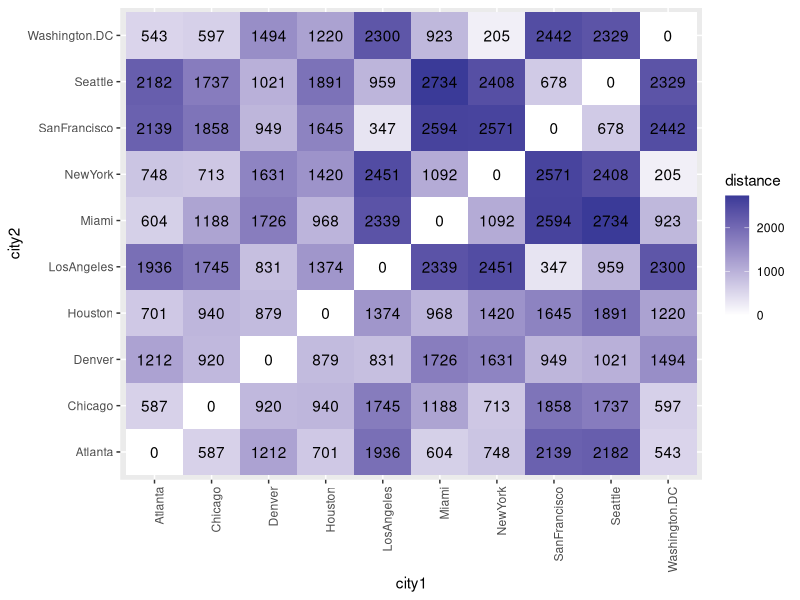
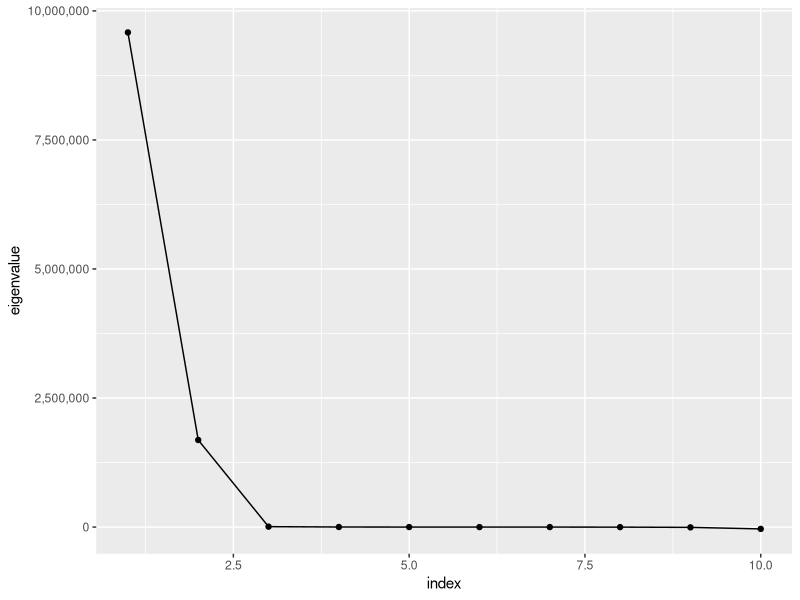
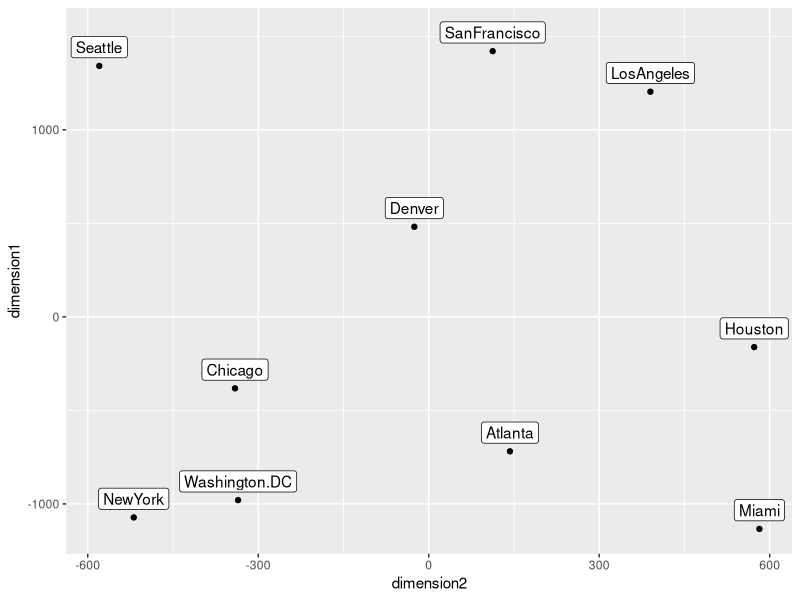
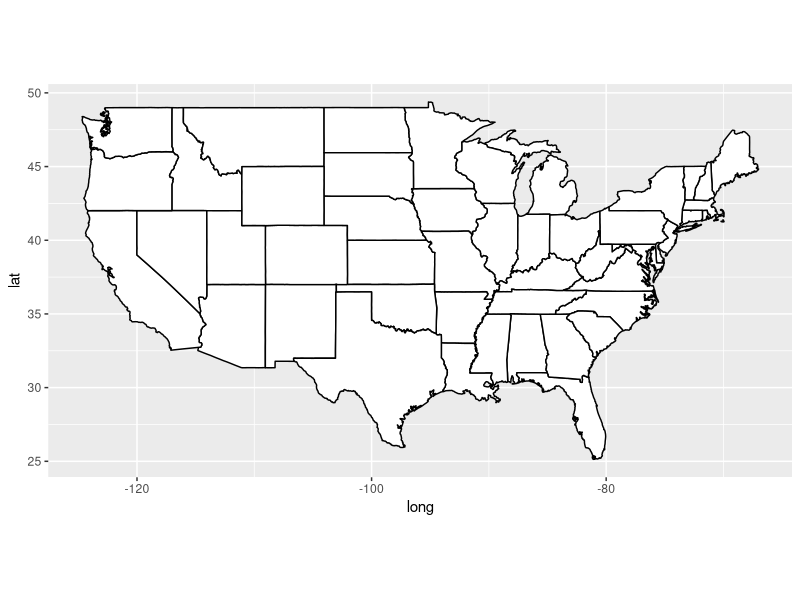
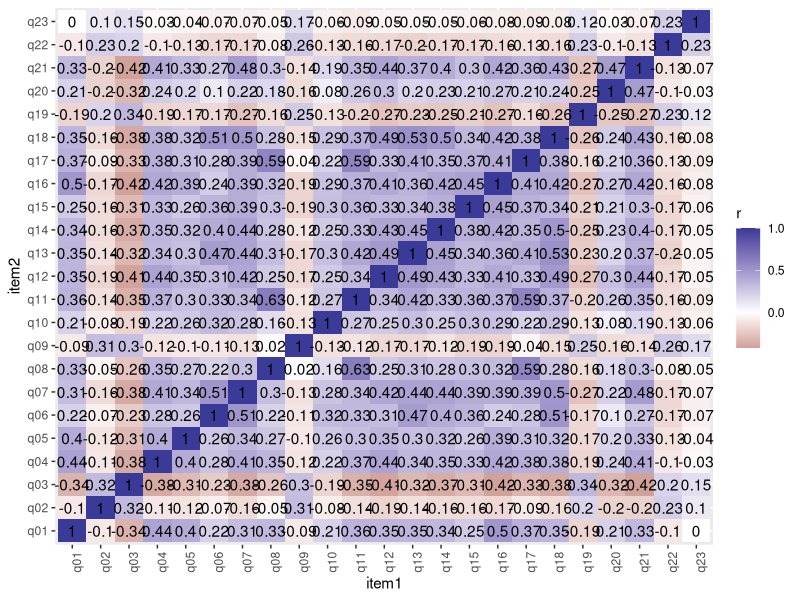
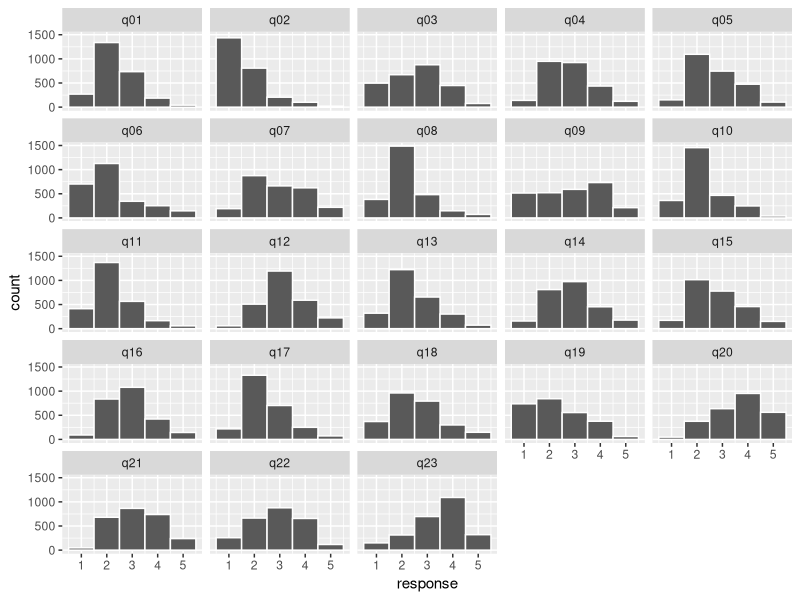
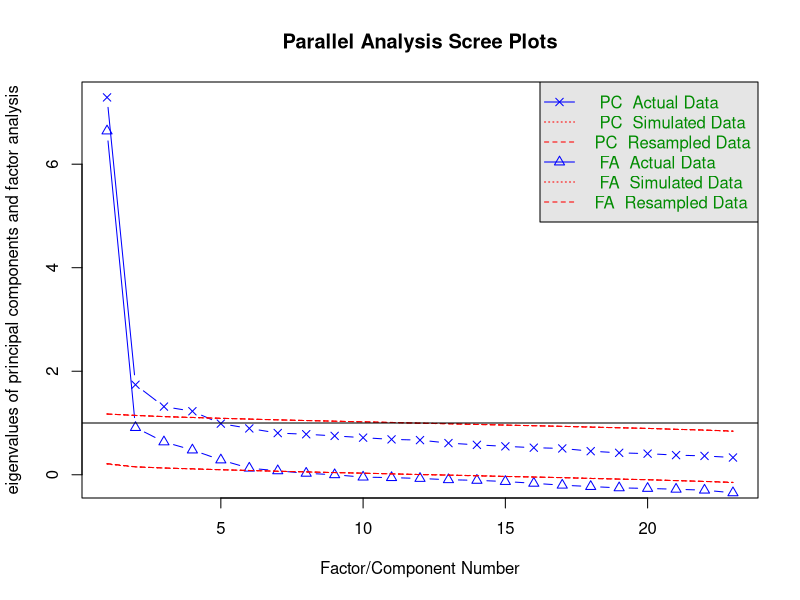
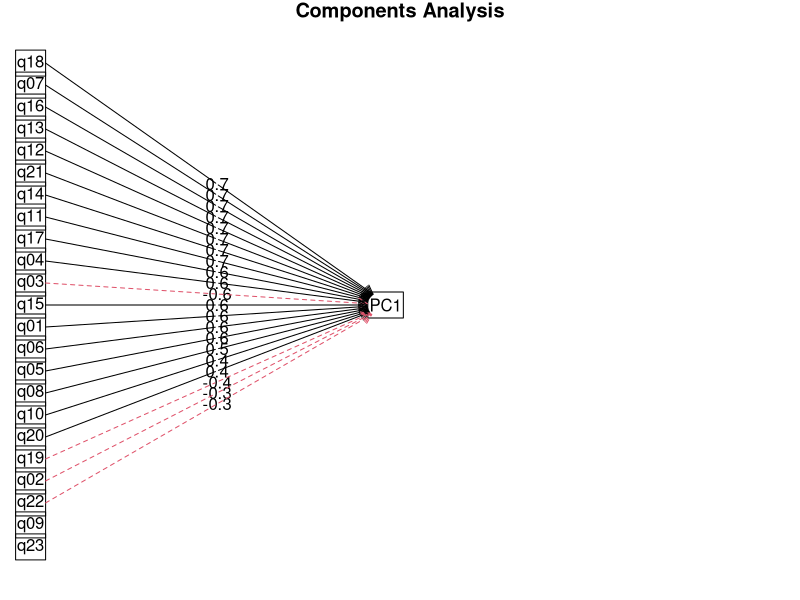

Write the R code that produced these figures, in order.
## ---- chunk 1

# install.packages("tidyverse")
# install.packages("knitr")
# install.packages("haven")
# install.packages("maps")
# install.packages("psych")

library(tidyverse)
library(knitr)
library(haven)
library(maps)
library(psych)

## ---- chunk 2

UScitiesD %>% 
  as.matrix() %>% 
  kable()

## ---- chunk 3

UScitiesD %>% 
  as.matrix() %>% 
  as.data.frame() %>% 
  mutate(city1 = rownames(.)) %>% 
  gather(key = city2, value = distance, -city1) %>% 
  ggplot(mapping = aes(x = city1, y = city2, fill = distance, label = distance)) +
  geom_tile() +
  geom_text() +
  scale_fill_gradient2() +
  theme(axis.text.x = element_text(angle = 90, hjust = 1))

## ---- chunk 4

# give it distance values and number of dimensions
# also ask for the function to output eigenvalues
cmdscale.fit1 <- cmdscale(UScitiesD, k = 2, eig = TRUE)

## ---- chunk 5

tibble(index = 1:length(cmdscale.fit1$eig),
       eigenvalue = cmdscale.fit1$eig) %>% 
  ggplot(mapping = aes(x = index, y = eigenvalue)) +
  geom_line() +
  geom_point() +
  scale_y_continuous(labels = scales::comma)

## ---- chunk 6

cmdscale.data <- tibble(city = rownames(cmdscale.fit1$points),
                        dimension1 = cmdscale.fit1$points[, 1],
                        dimension2 = cmdscale.fit1$points[, 2])

## ---- chunk 7

cmdscale.data %>% 
  ggplot(mapping = aes(x = dimension2, y = dimension1, label = city)) +
  geom_point() +
  geom_label(nudge_y = 100)

## ---- chunk 8

map_data("state") %>% 
  ggplot(mapping = aes(x = long, y = lat, group = group)) +
  geom_polygon(fill = "white", colour = "black") +
  coord_quickmap()

## ---- chunk 9

saq <- read_spss(file = "data/SAQ.sav")

## ---- chunk 10

saq %>% 
  cor(use = "pairwise.complete.obs") %>% 
  round(2) %>% 
  as.data.frame() %>% 
  rownames_to_column() %>%
  rename(item1 = rowname) %>% 
  gather(key = item2, value = r, -item1) %>% 
  ggplot(mapping = aes(x = item1, y = item2, fill = r, label = r)) +
  geom_tile() +
  geom_text() +
  scale_fill_gradient2() +
  theme(axis.text.x = element_text(angle = 90, hjust = 1))

## ---- chunk 11

saq %>% 
  gather(key = variable, value = response) %>% 
  ggplot(mapping = aes(x = response)) +
  geom_histogram(binwidth = 1, color = "white") +
  facet_wrap(facets = ~ variable)

## ---- chunk 12

fa.parallel(saq, fm = "minres", fa = "both")

## ---- chunk 13

principal(saq, rotate = "none") %>% 
  print(sort = TRUE)

fa(saq, rotate = "none", fm = "pa") %>% 
  print(sort = TRUE)

# plot
principal(saq, rotate = "none") %>% 
  fa.diagram(sort = TRUE)

## ---- chunk 14

principal(saq, nfactors = 4, rotate = "varimax") %>% 
  print(sort = TRUE)

# plot
principal(saq, nfactors = 4, rotate = "varimax") %>% 
  fa.diagram(sort = TRUE)

## ---- chunk 15

fa(saq, fm = "minres", rotate = "none") %>% 
  print(sort = TRUE)

# plot
fa(saq, fm = "minres", rotate = "none") %>% 
  fa.diagram(sort = TRUE)

## ---- chunk 16

tibble(item = names(principal(saq, rotate = "none")$loadings[, 1]),
       pca = principal(saq, rotate = "none")$loadings[, 1],
       fa = fa(saq, rotate = "none", fm = "minres")$loadings[, 1]) %>% 
  gather(key = method, value = loading, pca, fa) %>% 
  ggplot(mapping = aes(x = item, y = loading, fill = method)) +
  geom_bar(stat = "identity", position = position_dodge(width = 0.90)) +
  theme(legend.position = "top")

## ---- chunk 17

fa(saq, nfactors = 6, fm = "minres", rotate = "oblimin") %>% 
  print(sort = TRUE)

# plot
fa(saq, nfactors = 6, fm = "minres", rotate = "oblimin") %>% 
  fa.diagram(sort = TRUE)

